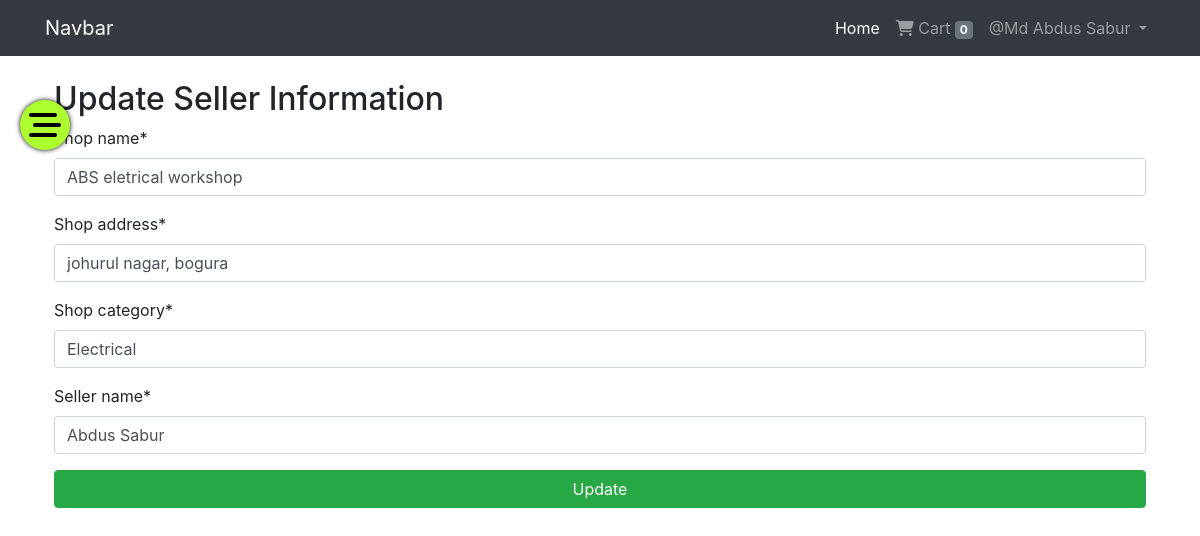
Screenshot of /seller/seller-info/ (signed in) with the database file from the repository.
### App_Auth/models.py (models this page shows, shortened)
class User(AbstractBaseUser, PermissionsMixin):
    email = models.EmailField(max_length=255, unique=True, null=False)
    role = models.CharField(max_length=10, default='user')
    is_staff = models.BooleanField(
        gettext_lazy('staff status'),
        default=False,
        help_text=gettext_lazy('Designates whether the user can log into this admin site.'),
    )
    is_active = models.BooleanField(
        gettext_lazy('active'),
        default=True,
        help_text=gettext_lazy('Designates whether this user should be treated as active. Unselect this instead of deleting accounts.'),
    )
    USERNAME_FIELD = 'email'
    objects = MyUserManager()

class Profile(models.Model):
    user = models.OneToOneField(User, on_delete=models.CASCADE, related_name='profile')
    username = models.CharField(max_length=264, blank=True)
    full_name = models.CharField(max_length=264, blank=True)
    address_1 = models.TextField(max_length=300, blank=True)
    city = models.CharField(max_length=40, blank=True)
    zipcode = models.CharField(max_length=10, blank=True)
    counrty = models.CharField(max_length=50, blank=True)
    phone = models.CharField(max_length=20, blank=True)
    date_joined = models.DateTimeField(auto_now_add = True)

### App_Seller/models.py (models this page shows, shortened)
class SellerProfile(models.Model):
    user = models.ForeignKey(User, on_delete=models.CASCADE, related_name='seller')
    shop_name = models.CharField(max_length=50)
    shop_address = models.CharField(max_length=264)
    shop_category = models.CharField(max_length=50)
    seller_name = models.CharField(max_length=100)
    def __str__(self):
        return self.shop_name

### App_Seller/views.py (the view, shortened to what this page needs)
# urls.py: path('seller-info/', fill_seller_info , name="fill_seller_info"),
@login_required
def fill_seller_info(request):
    edit = False
    if (request.user.role != 'seller'):
        messages.warning(request, "Only seller can access this page.")
        return HttpResponseRedirect(reverse('App_Shop:home'))
    if not request.user.seller.exists():
        form = SellerProfileForm()
        if request.method == 'POST':
            form = SellerProfileForm(request.POST)
            if form.is_valid():
                data = form.save(commit=False)
                data.user = request.user
                data.save()
                messages.success(request,"Seller Info Created Successfully!")
                try:
                    if request.GET['next']:
                        return redirect(request.GET['next'])
                except Exception as e:
                    return redirect('App_Shop:home')
    else:
        edit = True
        seller = SellerProfile.objects.get(user=request.user)
        form = SellerProfileForm(instance=seller)
        print(seller)
    return render(request, 'App_Seller/create_seller.html', context={'form': form, "edit": edit})

### App_Seller/forms.py
class SellerProfileForm(ModelForm):
    class Meta:
        model = SellerProfile
        exclude = ('user',)

### App_Order/templatetags/cart_tag.py (called while the page is built)
@register.filter
def cart_total(user):
    order = Order.objects.filter(user=user, ordered = False)
    if order.exists():
        return order[0].orderItems.count()
    else:
        return 0

### templates/App_Seller/create_seller.html (shortened to what this page needs)
{% extends "base.html" %}
{%load crispy_forms_tags%}
{% block body_block %}
<div class="form">
    {%if edit%}
    <h2>Update Seller Information</h2>
    {%else%}
    <h2>Create Seller Information</h2>
    {%endif%}
    <form method="POST">
        {{form|crispy}}
        <button class="btn btn-success w-100" type="submit">
            {%if edit%}
            Update
            {%else%}
            Create
            {%endif%}
        </button>
    </form>
</div>
{%endblock%}

### templates/base.html (shortened to what this page needs)
{% load cart_tag %}
{% load static %}
<!DOCTYPE html>
<html lang="en">
  <head>
    <link
      rel="stylesheet"
      href="https://cdn.jsdelivr.net/npm/bootstrap@4.0.0/dist/css/bootstrap.min.css"
    />
    <link
      rel="stylesheet"
      href="https://cdnjs.cloudflare.com/ajax/libs/font-awesome/6.5.1/css/all.min.css"
    />
    <link rel="stylesheet" href="{% static 'css/main.css' %}" />
  </head>
  <body>
    <nav class="navbar navbar-expand-lg navbar-dark bg-dark">
      <div class="container">
        <a class="navbar-brand" href="{% url 'App_Shop:home' %}">Navbar</a>
        <div class="collapse navbar-collapse" id="navbarNav">
          <ul class="navbar-nav ml-auto">
            {% if user.is_authenticated %}
            <li class="nav-item active">
              <a class="nav-link" href="{%url 'App_Shop:home'%}"
                >Home <span class="sr-only">(current)</span></a
              >
            </li>
            <li class="nav-item">
              <a class="nav-link" href="{%url 'App_Order:cart'%}">
                <i class="fa fa-shopping-cart"></i>
                Cart
                <span class="badge badge-secondary">{{request.user | cart_total}}</span>
                </a>
            </li>
            <li class="nav-item dropdown">
              <a
                class="nav-link dropdown-toggle"
                href="#"
                id="navbarDropdownMenuLink"
                data-toggle="dropdown"
                aria-haspopup="true"
                aria-expanded="false"
              >
              {%if user.profile.full_name%}
                @{{user.profile.full_name}}
              {%else%}
              @Profile
              {%endif%}
              </a>
            </li>
            {%endif%}
          </ul>
        </div>
      </div>
    </nav>
    {%if user.role == 'seller'%}
    <button type="button" class="toggle-seller"><i class="fa-solid fa-bars-staggered fa-2x"></i></button>
    {%endif%}
    <div class="container p-4">
      {% block body_block%} {% endblock %}
    </div>
  </body>
</html>

### static/css/main.css (style rules this page uses)
* { margin: 0; padding: 0; box-sizing: border-box; }
.form { width: 100%; }
.toggle-seller { position: absolute; top: 100px; left: 20px; z-index: 3; width: 50px; height: 50px; border-radius: 100%; background-color: greenyellow; border: none; outline: none; box-shadow: 0 0 5px black; cursor: pointer; display: flex; justify-content: center; align-items: center; padding: 10px; transition: 0.3s; }

### rows the page displays
User: user|cart_total "0", profile.full_name "Md Abdus Sabur"
SellerProfile: shop_name "ABS eletrical workshop", shop_address "johurul nagar, bogura", shop_category "Electrical", seller_name "Abdus Sabur"
